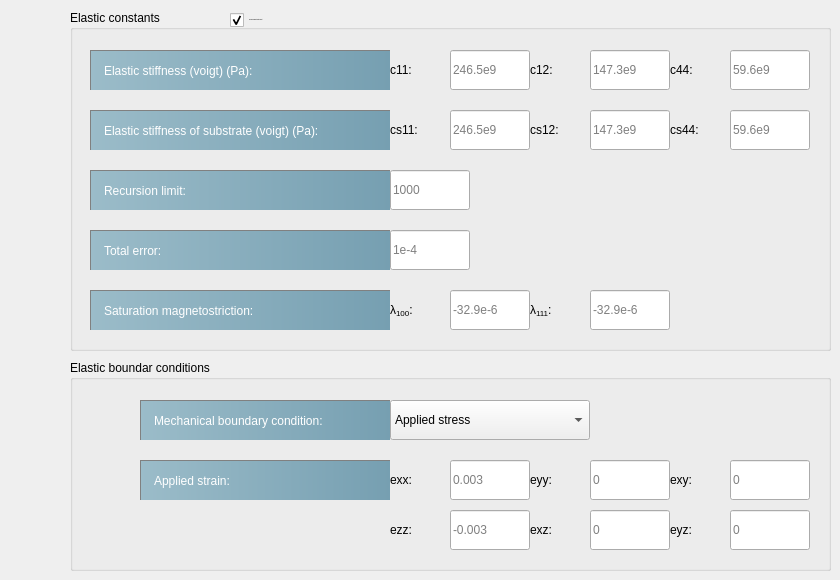
   <widget class="QWidget" name="tab_4">
    <attribute name="title">
     <string>Elastic</string>
    </attribute>
    <widget class="QGroupBox" name="groupBox_13">
     <property name="geometry">
      <rect>
       <x>70</x>
       <y>360</y>
       <width>761</width>
       <height>211</height>
      </rect>
     </property>
     <property name="title">
      <string>Elastic boundar conditions</string>
     </property>
     <widget class="QLabel" name="appStrain_LB">
      <property name="geometry">
       <rect>
        <x>70</x>
        <y>100</y>
        <width>250</width>
        <height>40</height>
       </rect>
      </property>
      <property name="minimumSize">
       <size>
        <width>0</width>
        <height>18</height>
       </size>
      </property>
      <property name="maximumSize">
       <size>
        <width>16777215</width>
        <height>1000</height>
       </size>
      </property>
      <property name="styleSheet">
       <string notr="true">QLabel{
	background-color: qlineargradient(spread:pad, x1:0, y1:0, x2:1, y2:0, stop:0 rgba(155, 188, 201, 255), stop:1 rgba(118, 159, 177, 255))	;
	padding:5px 10px;
	color:white;
border-left: 1px solid gray;
border-top:1px solid gray;
qproperty-alignment: AlignCenter;

width:180px;
height:40px;
}

</string>
      </property>
      <property name="text">
       <string>Applied strain: </string>
      </property>
     </widget>
     <widget class="QLabel" name="flagElasConstrain_LB">
      <property name="geometry">
       <rect>
        <x>70</x>
        <y>40</y>
        <width>250</width>
        <height>40</height>
       </rect>
      </property>
      <property name="styleSheet">
       <string notr="true">QLabel{
	background-color: qlineargradient(spread:pad, x1:0, y1:0, x2:1, y2:0, stop:0 rgba(155, 188, 201, 255), stop:1 rgba(118, 159, 177, 255))	;
	padding:5px 10px;
	color:white;
border-left: 1px solid gray;
border-top:1px solid gray;
qproperty-alignment: AlignCenter;

width:180px;
height:40px;
}

</string>
      </property>
      <property name="text">
       <string>Mechanical boundary condition:</string>
      </property>
     </widget>
     <widget class="QComboBox" name="flagElasConstrain_Combo">
      <property name="enabled">
       <bool>true</bool>
      </property>
      <property name="geometry">
       <rect>
        <x>320</x>
        <y>40</y>
        <width>200</width>
        <height>40</height>
       </rect>
      </property>
      <property name="toolTip">
       <string>&lt;html&gt;&lt;head/&gt;&lt;body&gt;&lt;p&gt;Strain (or stress) elastic boundary condition (only for bulk, i.e. nf=0 and ni3=0, and flagElastic=true)&lt;/p&gt;&lt;/body&gt;&lt;/html&gt;</string>
      </property>
      <item>
       <property name="text">
        <string>Applied stress</string>
       </property>
      </item>
      <item>
       <property name="text">
        <string>Applied strain</string>
       </property>
      </item>
     </widget>
     <widget class="QLineEdit" name="eyy_LE">
      <property name="geometry">
       <rect>
        <x>520</x>
        <y>100</y>
        <width>80</width>
        <height>40</height>
       </rect>
      </property>
      <property name="minimumSize">
       <size>
        <width>80</width>
        <height>40</height>
       </size>
      </property>
      <property name="maximumSize">
       <size>
        <width>60</width>
        <height>16777215</height>
       </size>
      </property>
      <property name="toolTip">
       <string>&lt;html&gt;&lt;head/&gt;&lt;body&gt;&lt;p&gt;In-plane substrate/applied strains/stress (1 or Pa) (only for flagElastic=true)&lt;/p&gt;&lt;/body&gt;&lt;/html&gt;</string>
      </property>
      <property name="placeholderText">
       <string>0</string>
      </property>
     </widget>
     <widget class="QLineEdit" name="exz_LE">
      <property name="geometry">
       <rect>
        <x>520</x>
        <y>150</y>
        <width>80</width>
        <height>40</height>
       </rect>
      </property>
      <property name="minimumSize">
       <size>
        <width>80</width>
        <height>40</height>
       </size>
      </property>
      <property name="maximumSize">
       <size>
        <width>60</width>
        <height>16777215</height>
       </size>
      </property>
      <property name="toolTip">
       <string>&lt;html&gt;&lt;head/&gt;&lt;body&gt;&lt;p&gt;Out-of-plane applied strains/stress (1 or Pa) (only for bulk, i.e. nf=0 and ni3=0, and flagElastic=true)&lt;/p&gt;&lt;/body&gt;&lt;/html&gt;</string>
      </property>
      <property name="placeholderText">
       <string>0</string>
      </property>
     </widget>
     <widget class="QLabel" name="exz_LB">
      <property name="geometry">
       <rect>
        <x>460</x>
        <y>150</y>
        <width>60</width>
        <height>40</height>
       </rect>
      </property>
      <property name="toolTip">
       <string>&lt;html&gt;&lt;head/&gt;&lt;body&gt;&lt;p&gt;Out-of-plane applied strains/stress (1 or Pa) (only for bulk, i.e. nf=0 and ni3=0, and flagElastic=true)&lt;/p&gt;&lt;/body&gt;&lt;/html&gt;</string>
      </property>
      <property name="text">
       <string>exz:</string>
      </property>
     </widget>
     <widget class="QLabel" name="eyz_LB">
      <property name="geometry">
       <rect>
        <x>600</x>
        <y>150</y>
        <width>60</width>
        <height>40</height>
       </rect>
      </property>
      <property name="toolTip">
       <string>&lt;html&gt;&lt;head/&gt;&lt;body&gt;&lt;p&gt;Out-of-plane applied strains/stress (1 or Pa) (only for bulk, i.e. nf=0 and ni3=0, and flagElastic=true)&lt;/p&gt;&lt;/body&gt;&lt;/html&gt;</string>
      </property>
      <property name="text">
       <string>eyz:</string>
      </property>
     </widget>
     <widget class="QLineEdit" name="eyz_LE">
      <property name="geometry">
       <rect>
        <x>660</x>
        <y>150</y>
        <width>80</width>
        <height>40</height>
       </rect>
      </property>
      <property name="minimumSize">
       <size>
        <width>80</width>
        <height>40</height>
       </size>
      </property>
      <property name="maximumSize">
       <size>
        <width>60</width>
        <height>16777215</height>
       </size>
      </property>
      <property name="toolTip">
       <string>&lt;html&gt;&lt;head/&gt;&lt;body&gt;&lt;p&gt;Out-of-plane applied strains/stress (1 or Pa) (only for bulk, i.e. nf=0 and ni3=0, and flagElastic=true)&lt;/p&gt;&lt;/body&gt;&lt;/html&gt;</string>
      </property>
      <property name="placeholderText">
       <string>0</string>
      </property>
     </widget>
     <widget class="QLabel" name="exx_LB">
      <property name="geometry">
       <rect>
        <x>320</x>
        <y>100</y>
        <width>60</width>
        <height>40</height>
       </rect>
      </property>
      <property name="toolTip">
       <string>&lt;html&gt;&lt;head/&gt;&lt;body&gt;&lt;p&gt;In-plane substrate/applied strains/stress (1 or Pa) (only for flagElastic=true)&lt;/p&gt;&lt;/body&gt;&lt;/html&gt;</string>
      </property>
      <property name="text">
       <string>exx:</string>
      </property>
     </widget>
     <widget class="QLineEdit" name="exx_LE">
      <property name="geometry">
       <rect>
        <x>380</x>
        <y>100</y>
        <width>80</width>
        <height>40</height>
       </rect>
      </property>
      <property name="minimumSize">
       <size>
        <width>80</width>
        <height>40</height>
       </size>
      </property>
      <property name="maximumSize">
       <size>
        <width>60</width>
        <height>16777215</height>
       </size>
      </property>
      <property name="toolTip">
       <string>&lt;html&gt;&lt;head/&gt;&lt;body&gt;&lt;p&gt;In-plane substrate/applied strains/stress (1 or Pa) (only for flagElastic=true)&lt;/p&gt;&lt;/body&gt;&lt;/html&gt;</string>
      </property>
      <property name="placeholderText">
       <string>0.003</string>
      </property>
     </widget>
     <widget class="QLabel" name="eyy_LB">
      <property name="geometry">
       <rect>
        <x>460</x>
        <y>100</y>
        <width>60</width>
        <height>40</height>
       </rect>
      </property>
      <property name="toolTip">
       <string>&lt;html&gt;&lt;head/&gt;&lt;body&gt;&lt;p&gt;In-plane substrate/applied strains/stress (1 or Pa) (only for flagElastic=true)&lt;/p&gt;&lt;/body&gt;&lt;/html&gt;</string>
      </property>
      <property name="text">
       <string>eyy:</string>
      </property>
     </widget>
     <widget class="QLabel" name="exy_LB">
      <property name="geometry">
       <rect>
        <x>600</x>
        <y>100</y>
        <width>60</width>
        <height>40</height>
       </rect>
      </property>
      <property name="toolTip">
       <string>&lt;html&gt;&lt;head/&gt;&lt;body&gt;&lt;p&gt;In-plane substrate/applied strains/stress (1 or Pa) (only for flagElastic=true)&lt;/p&gt;&lt;/body&gt;&lt;/html&gt;</string>
      </property>
      <property name="text">
       <string>exy:</string>
      </property>
     </widget>
     <widget class="QLineEdit" name="exy_LE">
      <property name="geometry">
       <rect>
        <x>660</x>
        <y>100</y>
        <width>80</width>
        <height>40</height>
       </rect>
      </property>
      <property name="minimumSize">
       <size>
        <width>80</width>
        <height>40</height>
       </size>
      </property>
      <property name="maximumSize">
       <size>
        <width>60</width>
        <height>16777215</height>
       </size>
      </property>
      <property name="toolTip">
       <string>&lt;html&gt;&lt;head/&gt;&lt;body&gt;&lt;p&gt;In-plane substrate/applied strains/stress (1 or Pa) (only for flagElastic=true)&lt;/p&gt;&lt;/body&gt;&lt;/html&gt;</string>
      </property>
      <property name="placeholderText">
       <string>0</string>
      </property>
     </widget>
     <widget class="QLabel" name="ezz_LB">
      <property name="geometry">
       <rect>
        <x>320</x>
        <y>150</y>
        <width>60</width>
        <height>40</height>
       </rect>
      </property>
      <property name="toolTip">
       <string>&lt;html&gt;&lt;head/&gt;&lt;body&gt;&lt;p&gt;Out-of-plane applied strains/stress (1 or Pa) (only for bulk, i.e. nf=0 and ni3=0, and flagElastic=true)&lt;/p&gt;&lt;/body&gt;&lt;/html&gt;</string>
      </property>
      <property name="text">
       <string>ezz:</string>
      </property>
     </widget>
     <widget class="QLineEdit" name="ezz_LE">
      <property name="geometry">
       <rect>
        <x>380</x>
        <y>150</y>
        <width>80</width>
        <height>40</height>
       </rect>
      </property>
      <property name="minimumSize">
       <size>
        <width>80</width>
        <height>40</height>
       </size>
      </property>
      <property name="maximumSize">
       <size>
        <width>60</width>
        <height>16777215</height>
       </size>
      </property>
      <property name="toolTip">
       <string>&lt;html&gt;&lt;head/&gt;&lt;body&gt;&lt;p&gt;Out-of-plane applied strains/stress (1 or Pa) (only for bulk, i.e. nf=0 and ni3=0, and flagElastic=true)&lt;/p&gt;&lt;/body&gt;&lt;/html&gt;</string>
      </property>
      <property name="placeholderText">
       <string>-0.003</string>
      </property>
     </widget>
    </widget>
    <widget class="QGroupBox" name="groupBox_11">
     <property name="geometry">
      <rect>
       <x>70</x>
       <y>10</y>
       <width>761</width>
       <height>341</height>
      </rect>
     </property>
     <property name="title">
      <string>Elastic constants</string>
     </property>
     <widget class="QLabel" name="label_19">
      <property name="geometry">
       <rect>
        <x>20</x>
        <y>160</y>
        <width>300</width>
        <height>40</height>
       </rect>
      </property>
      <property name="styleSheet">
       <string notr="true">QLabel{
	background-color: qlineargradient(spread:pad, x1:0, y1:0, x2:1, y2:0, stop:0 rgba(155, 188, 201, 255), stop:1 rgba(118, 159, 177, 255))	;
	padding:5px 10px;
	color:white;
border-left: 1px solid gray;
border-top:1px solid gray;
qproperty-alignment: AlignCenter;

width:180px;
height:40px;
}

</string>
      </property>
      <property name="text">
       <string>Recursion limit:</string>
      </property>
     </widget>
     <widget class="QLineEdit" name="recursionLimit_LE">
      <property name="geometry">
       <rect>
        <x>320</x>
        <y>160</y>
        <width>80</width>
        <height>40</height>
       </rect>
      </property>
      <property name="minimumSize">
       <size>
        <width>80</width>
        <height>40</height>
       </size>
      </property>
      <property name="maximumSize">
       <size>
        <width>60</width>
        <height>16777215</height>
       </size>
      </property>
      <property name="toolTip">
       <string>&lt;html&gt;&lt;head/&gt;&lt;body&gt;&lt;p&gt;Maximum number of recursions for iterative elastic solver (only when the elastic stiffness of the system is inhomogeneous)&lt;/p&gt;&lt;/body&gt;&lt;/html&gt;</string>
      </property>
      <property name="placeholderText">
       <string>1000</string>
      </property>
     </widget>
     <widget class="QLabel" name="label_21">
      <property name="geometry">
       <rect>
        <x>20</x>
        <y>220</y>
        <width>300</width>
        <height>40</height>
       </rect>
      </property>
      <property name="styleSheet">
       <string notr="true">QLabel{
	background-color: qlineargradient(spread:pad, x1:0, y1:0, x2:1, y2:0, stop:0 rgba(155, 188, 201, 255), stop:1 rgba(118, 159, 177, 255))	;
	padding:5px 10px;
	color:white;
border-left: 1px solid gray;
border-top:1px solid gray;
qproperty-alignment: AlignCenter;

width:180px;
height:40px;
}

</string>
      </property>
      <property name="text">
       <string>Total error:</string>
      </property>
     </widget>
     <widget class="QLineEdit" name="errorTotal_LE">
      <property name="geometry">
       <rect>
        <x>320</x>
        <y>220</y>
        <width>80</width>
        <height>40</height>
       </rect>
      </property>
      <property name="minimumSize">
       <size>
        <width>80</width>
        <height>40</height>
       </size>
      </property>
      <property name="maximumSize">
       <size>
        <width>60</width>
        <height>16777215</height>
       </size>
      </property>
      <property name="toolTip">
       <string>&lt;html&gt;&lt;head/&gt;&lt;body&gt;&lt;p&gt;Tolerance for determining the whether convergence is reached for the iterative elastic solver (only when the elastic stiffness of the system is inhomogeneous)&lt;/p&gt;&lt;/body&gt;&lt;/html&gt;</string>
      </property>
      <property name="placeholderText">
       <string>1e-4</string>
      </property>
     </widget>
     <widget class="QLabel" name="c11_LB">
      <property name="geometry">
       <rect>
        <x>320</x>
        <y>40</y>
        <width>60</width>
        <height>40</height>
       </rect>
      </property>
      <property name="toolTip">
       <string>&lt;html&gt;&lt;head/&gt;&lt;body&gt;&lt;p&gt;Elastic stiffness (Voigt) (Pa) (only for flagElastic=true)&lt;/p&gt;&lt;/body&gt;&lt;/html&gt;</string>
      </property>
      <property name="text">
       <string>c11:</string>
      </property>
     </widget>
     <widget class="QLineEdit" name="c11_LE">
      <property name="geometry">
       <rect>
        <x>380</x>
        <y>40</y>
        <width>80</width>
        <height>40</height>
       </rect>
      </property>
      <property name="minimumSize">
       <size>
        <width>80</width>
        <height>40</height>
       </size>
      </property>
      <property name="maximumSize">
       <size>
        <width>60</width>
        <height>16777215</height>
       </size>
      </property>
      <property name="toolTip">
       <string>&lt;html&gt;&lt;head/&gt;&lt;body&gt;&lt;p&gt;Elastic stiffness (Voigt) (Pa) (only for flagElastic=true)&lt;/p&gt;&lt;/body&gt;&lt;/html&gt;</string>
      </property>
      <property name="placeholderText">
       <string>246.5e9</string>
      </property>
     </widget>
     <widget class="QLabel" name="c44_LB">
      <property name="geometry">
       <rect>
        <x>600</x>
        <y>40</y>
        <width>60</width>
        <height>40</height>
       </rect>
      </property>
      <property name="toolTip">
       <string>&lt;html&gt;&lt;head/&gt;&lt;body&gt;&lt;p&gt;Elastic stiffness (Voigt) (Pa) (only for flagElastic=true)&lt;/p&gt;&lt;/body&gt;&lt;/html&gt;</string>
      </property>
      <property name="text">
       <string>c44:</string>
      </property>
     </widget>
     <widget class="QLabel" name="c12_LB">
      <property name="geometry">
       <rect>
        <x>460</x>
        <y>40</y>
        <width>60</width>
        <height>40</height>
       </rect>
      </property>
      <property name="toolTip">
       <string>&lt;html&gt;&lt;head/&gt;&lt;body&gt;&lt;p&gt;Elastic stiffness (Voigt) (Pa) (only for flagElastic=true)&lt;/p&gt;&lt;/body&gt;&lt;/html&gt;</string>
      </property>
      <property name="text">
       <string>c12:</string>
      </property>
     </widget>
     <widget class="QLineEdit" name="c12_LE">
      <property name="geometry">
       <rect>
        <x>520</x>
        <y>40</y>
        <width>80</width>
        <height>40</height>
       </rect>
      </property>
      <property name="minimumSize">
       <size>
        <width>80</width>
        <height>40</height>
       </size>
      </property>
      <property name="maximumSize">
       <size>
        <width>60</width>
        <height>16777215</height>
       </size>
      </property>
      <property name="toolTip">
       <string>&lt;html&gt;&lt;head/&gt;&lt;body&gt;&lt;p&gt;Elastic stiffness (Voigt) (Pa) (only for flagElastic=true)&lt;/p&gt;&lt;/body&gt;&lt;/html&gt;</string>
      </property>
      <property name="placeholderText">
       <string>147.3e9</string>
      </property>
     </widget>
     <widget class="QLineEdit" name="c44_LE">
      <property name="geometry">
       <rect>
        <x>660</x>
        <y>40</y>
        <width>80</width>
        <height>40</height>
       </rect>
      </property>
      <property name="minimumSize">
       <size>
        <width>80</width>
        <height>40</height>
       </size>
      </property>
      <property name="maximumSize">
       <size>
        <width>60</width>
        <height>16777215</height>
       </size>
      </property>
      <property name="toolTip">
       <string>&lt;html&gt;&lt;head/&gt;&lt;body&gt;&lt;p&gt;Elastic stiffness (Voigt) (Pa) (only for flagElastic=true)&lt;/p&gt;&lt;/body&gt;&lt;/html&gt;</string>
      </property>
      <property name="placeholderText">
       <string>59.6e9</string>
      </property>
     </widget>
     <widget class="QLabel" name="label_20">
      <property name="geometry">
       <rect>
        <x>20</x>
        <y>40</y>
        <width>300</width>
        <height>40</height>
       </rect>
      </property>
      <property name="styleSheet">
       <string notr="true">QLabel{
	background-color: qlineargradient(spread:pad, x1:0, y1:0, x2:1, y2:0, stop:0 rgba(155, 188, 201, 255), stop:1 rgba(118, 159, 177, 255))	;
	padding:5px 10px;
	color:white;
border-left: 1px solid gray;
border-top:1px solid gray;
qproperty-alignment: AlignCenter;

width:180px;
height:40px;
}

</string>
      </property>
      <property name="text">
       <string>Elastic stiffness (voigt) (Pa):</string>
      </property>
     </widget>
     <widget class="QLabel" name="cs44_LB">
      <property name="geometry">
       <rect>
        <x>600</x>
        <y>100</y>
        <width>60</width>
        <height>40</height>
       </rect>
      </property>
      <property name="toolTip">
       <string>&lt;html&gt;&lt;head/&gt;&lt;body&gt;&lt;p&gt;Elastic stiffness of substrate (Voigt) (Pa) (only for flagElastic=true)&lt;/p&gt;&lt;/body&gt;&lt;/html&gt;</string>
      </property>
      <property name="text">
       <string>cs44:</string>
      </property>
     </widget>
     <widget class="QLineEdit" name="cs44_LE">
      <property name="geometry">
       <rect>
        <x>660</x>
        <y>100</y>
        <width>80</width>
        <height>40</height>
       </rect>
      </property>
      <property name="minimumSize">
       <size>
        <width>80</width>
        <height>40</height>
       </size>
      </property>
      <property name="maximumSize">
       <size>
        <width>60</width>
        <height>16777215</height>
       </size>
      </property>
      <property name="toolTip">
       <string>&lt;html&gt;&lt;head/&gt;&lt;body&gt;&lt;p&gt;Elastic stiffness of substrate (Voigt) (Pa) (only for flagElastic=true)&lt;/p&gt;&lt;/body&gt;&lt;/html&gt;</string>
      </property>
      <property name="placeholderText">
       <string>59.6e9</string>
      </property>
     </widget>
     <widget class="QLabel" name="label_49">
      <property name="geometry">
       <rect>
        <x>20</x>
        <y>100</y>
        <width>300</width>
        <height>40</height>
       </rect>
      </property>
      <property name="styleSheet">
       <string notr="true">QLabel{
	background-color: qlineargradient(spread:pad, x1:0, y1:0, x2:1, y2:0, stop:0 rgba(155, 188, 201, 255), stop:1 rgba(118, 159, 177, 255))	;
	padding:5px 10px;
	color:white;
border-left: 1px solid gray;
border-top:1px solid gray;
qproperty-alignment: AlignCenter;

width:180px;
height:40px;
}

</string>
      </property>
      <property name="text">
       <string>Elastic stiffness of substrate (voigt) (Pa):</string>
      </property>
     </widget>
     <widget class="QLabel" name="cs11_LB">
      <property name="geometry">
       <rect>
        <x>320</x>
        <y>100</y>
        <width>60</width>
        <height>40</height>
       </rect>
      </property>
      <property name="toolTip">
       <string>&lt;html&gt;&lt;head/&gt;&lt;body&gt;&lt;p&gt;Elastic stiffness of substrate (Voigt) (Pa) (only for flagElastic=true)&lt;/p&gt;&lt;/body&gt;&lt;/html&gt;</string>
      </property>
      <property name="text">
       <string>cs11:</string>
      </property>
     </widget>
     <widget class="QLineEdit" name="cs11_LE">
      <property name="geometry">
       <rect>
        <x>380</x>
        <y>100</y>
        <width>80</width>
        <height>40</height>
       </rect>
      </property>
      <property name="minimumSize">
       <size>
        <width>80</width>
        <height>40</height>
       </size>
      </property>
      <property name="maximumSize">
       <size>
        <width>60</width>
        <height>16777215</height>
       </size>
      </property>
      <property name="toolTip">
       <string>&lt;html&gt;&lt;head/&gt;&lt;body&gt;&lt;p&gt;Elastic stiffness of substrate (Voigt) (Pa) (only for flagElastic=true)&lt;/p&gt;&lt;/body&gt;&lt;/html&gt;</string>
      </property>
      <property name="placeholderText">
       <string>246.5e9</string>
      </property>
     </widget>
     <widget class="QLabel" name="cs12_LB">
      <property name="geometry">
       <rect>
        <x>460</x>
        <y>100</y>
        <width>60</width>
        <height>40</height>
       </rect>
      </property>
      <property name="toolTip">
       <string>&lt;html&gt;&lt;head/&gt;&lt;body&gt;&lt;p&gt;Elastic stiffness of substrate (Voigt) (Pa) (only for flagElastic=true)&lt;/p&gt;&lt;/body&gt;&lt;/html&gt;</string>
      </property>
      <property name="text">
       <string>cs12:</string>
      </property>
     </widget>
     <widget class="QLineEdit" name="cs12_LE">
      <property name="geometry">
       <rect>
        <x>520</x>
        <y>100</y>
        <width>80</width>
        <height>40</height>
       </rect>
      </property>
      <property name="minimumSize">
       <size>
        <width>80</width>
        <height>40</height>
       </size>
      </property>
      <property name="maximumSize">
       <size>
        <width>60</width>
        <height>16777215</height>
       </size>
      </property>
      <property name="toolTip">
       <string>&lt;html&gt;&lt;head/&gt;&lt;body&gt;&lt;p&gt;Elastic stiffness of substrate (Voigt) (Pa) (only for flagElastic=true)&lt;/p&gt;&lt;/body&gt;&lt;/html&gt;</string>
      </property>
      <property name="placeholderText">
       <string>147.3e9</string>
      </property>
     </widget>
     <widget class="QLabel" name="lam100_LB">
      <property name="geometry">
       <rect>
        <x>320</x>
        <y>280</y>
        <width>60</width>
        <height>40</height>
       </rect>
      </property>
      <property name="text">
       <string>&lt;html&gt;&lt;head/&gt;&lt;body&gt;&lt;p&gt;λ&lt;span style=&quot; vertical-align:sub;&quot;&gt;100&lt;/span&gt;:&lt;/p&gt;&lt;/body&gt;&lt;/html&gt;</string>
      </property>
      <property name="textFormat">
       <enum>Qt::RichText</enum>
      </property>
     </widget>
     <widget class="QLabel" name="label_23">
      <property name="geometry">
       <rect>
        <x>20</x>
        <y>280</y>
        <width>300</width>
        <height>40</height>
       </rect>
      </property>
      <property name="styleSheet">
       <string notr="true">QLabel{
	background-color: qlineargradient(spread:pad, x1:0, y1:0, x2:1, y2:0, stop:0 rgba(155, 188, 201, 255), stop:1 rgba(118, 159, 177, 255))	;
	padding:5px 10px;
	color:white;
border-left: 1px solid gray;
border-top:1px solid gray;
qproperty-alignment: AlignCenter;

width:180px;
height:40px;
}

</string>
      </property>
      <property name="text">
       <string>Saturation magnetostriction: </string>
      </property>
     </widget>
     <widget class="QLineEdit" name="lam111_LE">
      <property name="geometry">
       <rect>
        <x>520</x>
        <y>280</y>
        <width>80</width>
        <height>40</height>
       </rect>
      </property>
      <property name="minimumSize">
       <size>
        <width>80</width>
        <height>40</height>
       </size>
      </property>
      <property name="maximumSize">
       <size>
        <width>100</width>
        <height>20</height>
       </size>
      </property>
      <property name="placeholderText">
       <string>-32.9e-6</string>
      </property>
     </widget>
     <widget class="QLineEdit" name="lam100_LE">
      <property name="geometry">
       <rect>
        <x>380</x>
        <y>280</y>
        <width>80</width>
        <height>40</height>
       </rect>
      </property>
      <property name="minimumSize">
       <size>
        <width>80</width>
        <height>40</height>
       </size>
      </property>
      <property name="maximumSize">
       <size>
        <width>100</width>
        <height>20</height>
       </size>
      </property>
      <property name="placeholderText">
       <string>-32.9e-6</string>
      </property>
     </widget>
     <widget class="QLabel" name="lam111_LB">
      <property name="geometry">
       <rect>
        <x>460</x>
        <y>280</y>
        <width>60</width>
        <height>40</height>
       </rect>
      </property>
      <property name="text">
       <string>&lt;html&gt;&lt;head/&gt;&lt;body&gt;&lt;p&gt;λ&lt;span style=&quot; vertical-align:sub;&quot;&gt;111&lt;/span&gt;:&lt;/p&gt;&lt;/body&gt;&lt;/html&gt;</string>
      </property>
      <property name="textFormat">
       <enum>Qt::RichText</enum>
      </property>
     </widget>
     <widget class="QCheckBox" name="flagElastic_CB">
      <property name="geometry">
       <rect>
        <x>160</x>
        <y>0</y>
        <width>241</width>
        <height>20</height>
       </rect>
      </property>
      <property name="font">
       <font>
        <pointsize>-1</pointsize>
       </font>
      </property>
      <property name="text">
       <string>Consider magnetoelastic effect</string>
      </property>
      <property name="checked">
       <bool>true</bool>
      </property>
     </widget>
    </widget>
   </widget>
